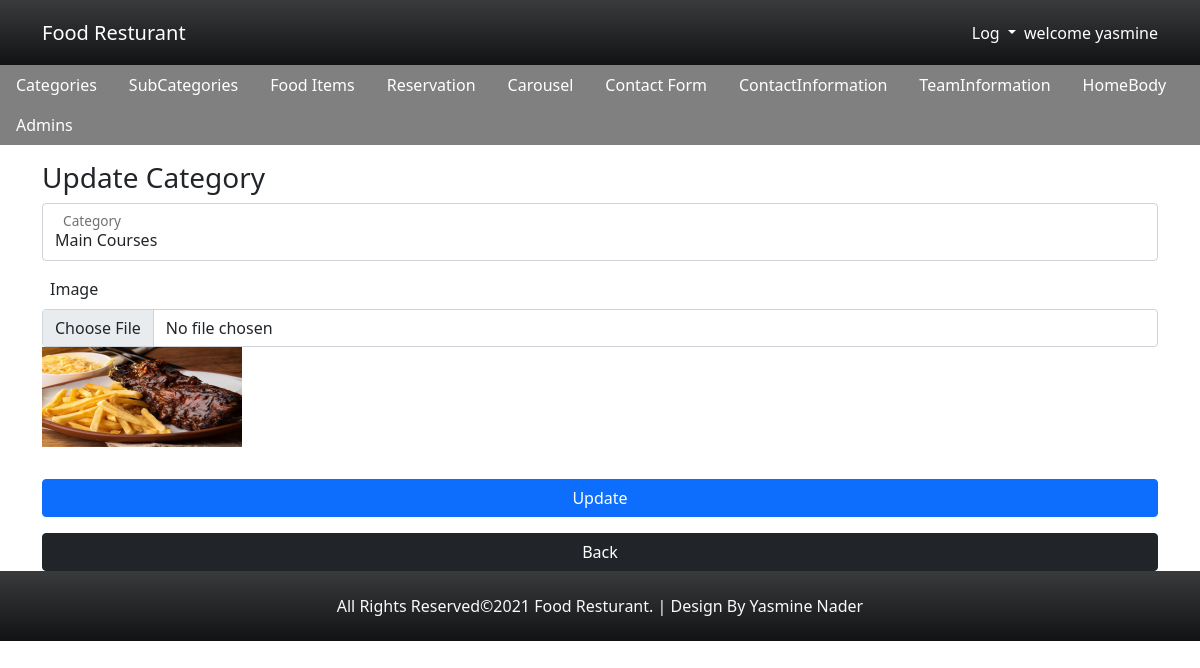
The app's page /category/categoriesupdate.php?id=1 (signed in) with its own data.
### tables this page shows
CREATE TABLE `categories` (
  `id` int(11) NOT NULL,
  `name` char(100) NOT NULL,
  `image` char(255) NOT NULL
);

### category/categoriesupdate.php (the view, shortened to what this page needs)
<?php
require "../connection/dbconnection.php";
$id=filter_var($_GET["id"],FILTER_SANITIZE_NUMBER_INT);
$query="select * from categories where id=".$id;
$sql=mysqli_query($con,$query);
if($sql){
    $operation=mysqli_fetch_assoc($sql);
}else{
    echo "no data related to this id";
}
?>
<?php include "../layout/headeradmin.php";?>
<?php include "../layout/navbaradmin.php";?>
  <?php if(isset($_SESSION["Name"])){?>
<div class="container ">
<h3>Update Category</h3>
<form method="post" action="<?php echo htmlspecialchars($_SERVER['PHP_SELF']).'?id='.$id?>" enctype='multipart/form-data' >
<div class="form-floating mb-3">
              <input type="text" class="form-control" id="category" placeholder="Category" name="category" value="<?php echo $operation['name'] ?>">
              <label for="Category" class="ms-2">Category</label>
            </div>
            <div class="mb-3">
      <label for="image" class=" form-label ms-2">Image</label>
       <input type="file" class="form-control" name="image" id="image" >
       <div><img class="imageadmin" src="<?php echo ('../uploads/'.$operation['image']);?>"></div>
      </div>
    <button type="submit"  class="btn btn-primary mt-3 w-100 " >Update</button>
    <div>
    <a href="categoriesdisplay.php" class="btn btn-dark mt-3 w-100">Back</a>
</div>
</form>
</div>
<?php include '../layout/footer.php'?>
<?php } else{header("location: ../admins/login.php");} ?>

### css/style.css (style rules this page uses)
body { padding: 0px; margin: 0px; }
.imageadmin { width: 200px; height: 100px; }

### records on screen
categories: category "Main Courses", image (picture)

### other values on screen
$_SESSION["Name"] "yasmine"
